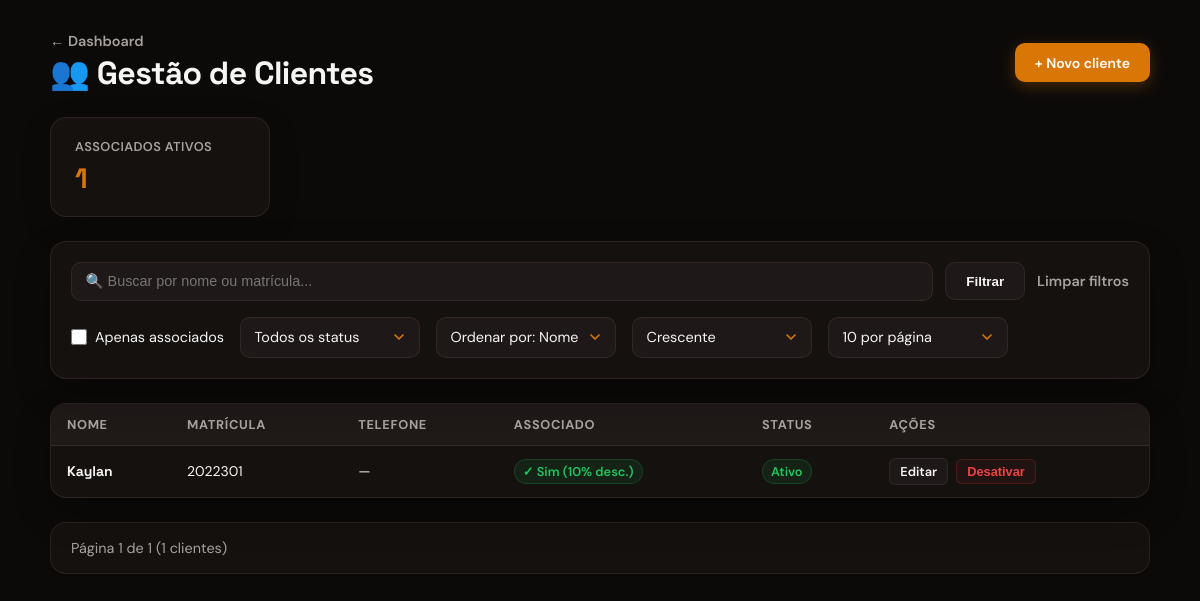
The page /clientes/ (signed in) on the database its author committed.
### app/models/cliente.py (models this page shows, shortened)
class Cliente(Base):
    __tablename__ = "clientes"
    id         = Column(Integer, primary_key=True, index=True)
    nome       = Column(String(150), nullable=False, index=True)
    matricula  = Column(String(50), nullable=True, unique=True)
    telefone   = Column(String(20), nullable=True)
    is_associado = Column(Boolean, default=False, nullable=False)
    ativo      = Column(Boolean, default=True)
    criado_em  = Column(DateTime, server_default=func.now())
    vendas = relationship("Venda", back_populates="cliente")

### app/controllers/cliente_controller.py (the view)
@router.get("/")
def listar_clientes(
    request: Request,
    busca: str = "",
    apenas_associados: bool = False,
    status: str = "",
    ordenar_por: str = "nome",
    direcao: str = "asc",
    pagina: int = 1,
    db: Session = Depends(get_db),
    admin = Depends(get_admin)
):
    query = db.query(Cliente)
    if busca:
        query = query.filter(
            Cliente.nome.ilike(f"%{busca}%") |
            Cliente.matricula.ilike(f"%{busca}%")
        )
    if apenas_associados:
        query = query.filter(Cliente.is_associado == True)
    if status in ("ativo", "inativo"):
        query = query.filter(Cliente.ativo == (status == "ativo"))
    ordenacoes = {"nome": Cliente.nome, "matricula": Cliente.matricula, "criado_em": Cliente.criado_em}
    ordenar_por = ordenar_por if ordenar_por in ordenacoes else "nome"
    direcao = direcao if direcao in ("asc", "desc") else "asc"
    coluna_ordenacao = ordenacoes[ordenar_por]
    query = query.order_by(coluna_ordenacao.desc() if direcao == "desc" else coluna_ordenacao.asc(), Cliente.id.asc())
    total_clientes = query.count()
    pagina = max(pagina, 1)
    por_pagina = 10
    total_paginas = max(math.ceil(total_clientes / por_pagina), 1)
    pagina = min(pagina, total_paginas)
    clientes = query.offset((pagina - 1) * por_pagina).limit(por_pagina).all()
    total_associados = db.query(Cliente).filter(
        Cliente.is_associado == True,
        Cliente.ativo == True
    ).count()
    return templates.TemplateResponse(
        request,
        "clientes/index.html",
        {
            "request":           request,
            "usuario":           admin,
            "clientes":          clientes,
            "busca":             busca,
            "apenas_associados": apenas_associados,
            "status":             status,
            "ordenar_por":        ordenar_por,
            "direcao":            direcao,
            "pagina":             pagina,
            "por_pagina":         por_pagina,
            "total_paginas":      total_paginas,
            "total_clientes":     total_clientes,
            "total_associados":  total_associados,
        }
    )

### app/templates/clientes/index.html (shortened to what this page needs)
<!DOCTYPE html>
<html lang="pt-br">
<head>
    <link rel="stylesheet" href="/static/css/clientes/index.css">
</head>
<body>
    <div class="clientes-container">
        <header class="clientes-header">
            <div>
                <a href="/" class="btn-voltar">← Dashboard</a>
                <h1>👥 Gestão de Clientes</h1>
            </div>
            <a href="/clientes/novo" class="btn-novo">+ Novo cliente</a>
        </header>
        <section class="stats-card">
            <span class="stats-label">Associados ativos</span>
            <span class="stats-valor">{{ total_associados }}</span>
        </section>
        <section class="filtros-card">
            <form method="get" action="/clientes" class="filtros-form">
                <div class="filtro-linha principal">
                    <input type="text" name="busca" placeholder="🔍 Buscar por nome ou matrícula..." value="{{ busca }}"
                        class="form-control busca-input">
                    <button type="submit" class="btn-filtrar">Filtrar</button>
                    {% if busca or apenas_associados or status or ordenar_por %}
                    <a href="/clientes" class="btn-limpar">Limpar filtros</a>
                    {% endif %}
                </div>
                <div class="filtro-linha secundaria">
                    <label class="checkbox-label">
                        <input type="checkbox" name="apenas_associados" value="true" {{ 'checked' if apenas_associados }}>
                        <span>Apenas associados</span>
                    </label>
                    <div class="custom-dropdown" id="dropdown-status">
                        <div class="dropdown-selected">
                            {% set status_map = {'': 'Todos os status', 'ativo': 'Ativos', 'inativo': 'Inativos'} %}
                            {{ status_map.get(status, 'Todos os status') }}
                        </div>
                    </div>
                    <div class="custom-dropdown" id="dropdown-ordenar">
                        <div class="dropdown-selected">
                            {% set ord_map = {'nome': 'Ordenar por: Nome', 'matricula': 'Ordenar por: Matrícula', 'criado_em': 'Ordenar por: Data de cadastro'} %}
                            {{ ord_map.get(ordenar_por, 'Ordenar por: Nome') }}
                        </div>
                    </div>
                    <div class="custom-dropdown" id="dropdown-direcao">
                        <div class="dropdown-selected">
                            {{ 'Decrescente' if direcao == 'desc' else 'Crescente' }}
                        </div>
                    </div>
                    <div class="custom-dropdown" id="dropdown-por-pagina">
                        <div class="dropdown-selected">
                            {{ por_pagina or 10 }} por página
                        </div>
                    </div>
                </div>
            </form>
        </section>
        <div class="tabela-wrapper">
            <table class="tabela-clientes">
                <thead>
                    <tr>
                        <th>Nome</th>
                        <th>Matrícula</th>
                        <th>Telefone</th>
                        <th>Associado</th>
                        <th>Status</th>
                        <th>Ações</th>
                    </tr>
                </thead>
                <tbody>
                    {% for c in clientes %}
                    <tr>
                        <td class="font-head font-bold">{{ c.nome }}</td>
                        <td>{{ c.matricula or "—" }}</td>
                        <td>{{ c.telefone or "—" }}</td>
                        <td>
                            {% if c.is_associado %}
                            <span class="badge associado">✓ Sim (10% desc.)</span>
                            {% else %}
                            <span class="badge nao-associado">Não</span>
                            {% endif %}
                        </td>
                        <td>
                            <span class="badge {{ 'ativo' if c.ativo else 'inativo' }}">
                                {{ "Ativo" if c.ativo else "Inativo" }}
                            </span>
                        </td>
                        <td>
                            <div class="acoes-container">
                                <a href="/clientes/{{ c.id }}/editar" class="btn-acao editar">Editar</a>
                                <form action="/clientes/{{ c.id }}/toggle-ativo" method="post" style="display:inline">
                                    <button type="submit" class="btn-acao {{ 'desativar' if c.ativo else 'ativar' }}">
                                        {{ "Desativar" if c.ativo else "Ativar" }}
                                    </button>
                                </form>
                            </div>
                        </td>
                    </tr>
                    {% endfor %}
                </tbody>
            </table>
        </div>
        <div class="paginacao-footer">
            <p class="info-paginacao">Página {{ pagina }} de {{ total_paginas }} ({{ total_clientes }} clientes)</p>
            {% set total_registros = total_clientes %}
        </div>
    </div>
</body>
</html>

### rows shown on the page
Cliente: nome "Kaylan", matricula "2022301", telefone "—", is_associado "✓ Sim (10% desc.)", ativo "Ativo", ativo "Desativar"

### other values the page prints
{{ total_associados }} "1"
{{ status_map.get(status, 'Todos os status') }} "Todos os status"
{{ ord_map.get(ordenar_por, 'Ordenar por: Nome') }} "Ordenar por: Nome"
{{ 'Decrescente' if direcao == 'desc' else 'Crescente' }} "Crescente"
{{ por_pagina or 10 }} "10"
{{ pagina }} "1"
{{ total_paginas }} "1"
{{ total_clientes }} "1"
